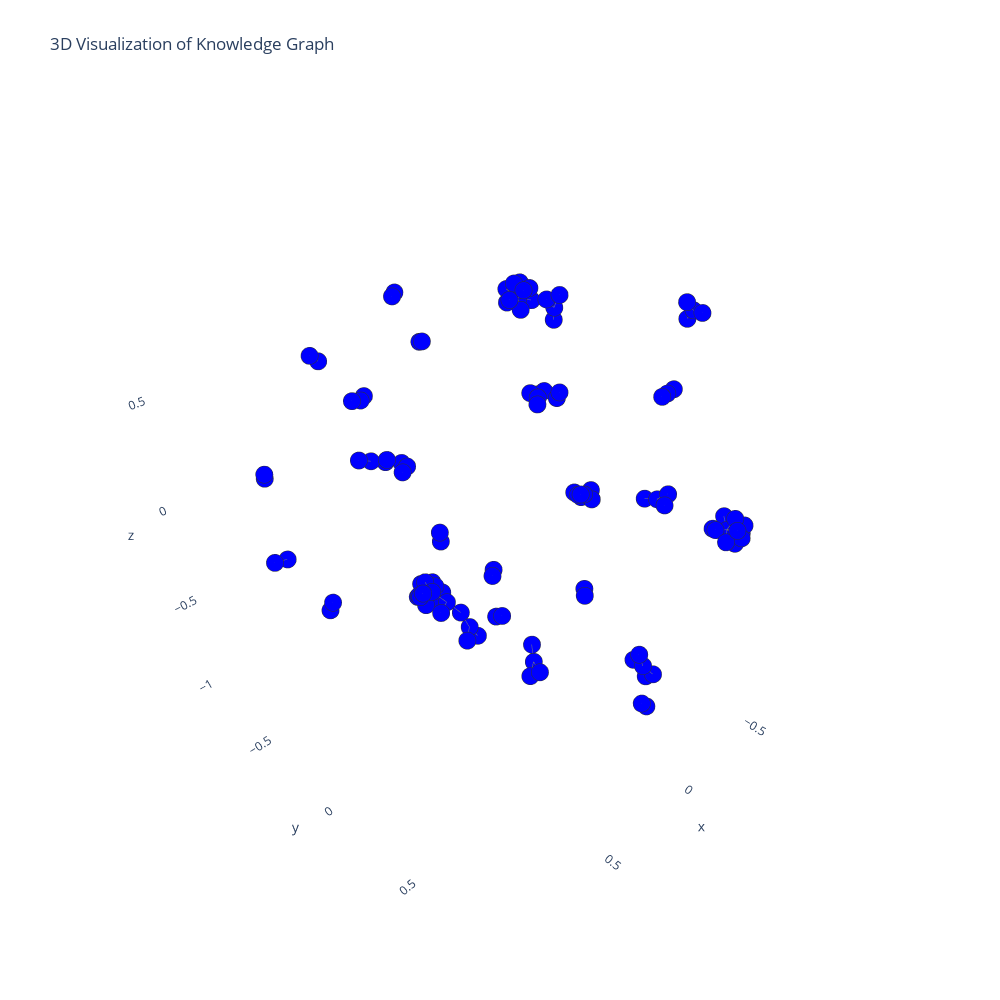

Write notebook code for a chart like this one.
### Code cell
import plotly.graph_objects as go
import networkx as nx 

# Assuming `index` contains the NetworkX graph
g = index.get_networkx_graph()

# Convert NetworkX graph to Plotly graph
pos = nx.spring_layout(g, dim=3)
node_x = [pos[node][0] for node in g.nodes()]
node_y = [pos[node][1] for node in g.nodes()]
node_z = [pos[node][2] for node in g.nodes()]

# Define edge traces
edge_traces = []
for edge in g.edges():
    x0, y0, z0 = pos[edge[0]]
    x1, y1, z1 = pos[edge[1]]
    edge_trace = go.Scatter3d(
        x=[x0, x1, None],
        y=[y0, y1, None],
        z=[z0, z1, None],
        mode='lines',
        line=dict(color='rgb(125,125,125)', width=1),
        hoverinfo='none'
    )
    edge_traces.append(edge_trace)

# Define node trace
node_trace = go.Scatter3d(
    x=node_x,
    y=node_y,
    z=node_z,
    mode='markers',
    name='actors',
    marker=dict(
        symbol='circle',
        size=6,
        color='blue',  # You can customize node color here
        colorscale='Viridis',
        line=dict(color='rgb(50,50,50)', width=0.5)
    ),
    text=[str(node) for node in g.nodes()],
    hoverinfo='text'
)

# Create figure
fig = go.Figure(data=edge_traces + [node_trace])

# Set layout
fig.update_layout(
    title="3D Visualization of Knowledge Graph",
    width=1000,
    height=1000,
    showlegend=False,
    scene=dict(
        xaxis=dict(showbackground=False),
        yaxis=dict(showbackground=False),
        zaxis=dict(showbackground=False),
    ),
    margin=dict(t=100),
    hovermode='closest',
)

# Show plot
fig.show()

### Figure 1 — Plotly figure (JSON) as saved in the notebook; plotly's stock layout.template omitted (floating-point values rounded to 4 significant figures)
{"data": [{"hoverinfo": "none", "line": {"color": "rgb(125,125,125)", "width": 1}, "mode": "lines", "type": "scatter3d", "x": [0.1987, 0.1542, null], "y": [-0.4057, -0.374, null], "z": [-0.6736, -0.6824, null]}, {"hoverinfo": "none", "line": {"color": "rgb(125,125,125)", "width": 1}, "mode": "lines", "type": "scatter3d", "x": [0.1987, 0.2095, null], "y": [-0.4057, -0.4277, null], "z": [-0.6736, -0.7408, null]}, {"hoverinfo": "none", "line": {"color": "rgb(125,125,125)", "width": 1}, "mode": "lines", "type": "scatter3d", "x": [0.1987, 0.1555, null], "y": [-0.4057, -0.4412, null], "z": [-0.6736, -0.6589, null]}, {"hoverinfo": "none", "line": {"color": "rgb(125,125,125)", "width": 1}, "mode": "lines", "type": "scatter3d", "x": [0.1987, 0.2554, null], "y": [-0.4057, -0.425, null], "z": [-0.6736, -0.6734, null]}, {"hoverinfo": "none", "line": {"color": "rgb(125,125,125)", "width": 1}, "mode": "lines", "type": "scatter3d", "x": [0.1987, 0.2437, null], "y": [-0.4057, -0.39, null], "z": [-0.6736, -0.7173, null]}, {"hoverinfo": "none", "line": {"color": "rgb(125,125,125)", "width": 1}, "mode": "lines", "type": "scatter3d", "x": [0.1987, 0.1934, null], "y": [-0.4057, -0.3761, null], "z": [-0.6736, -0.6225, null]}, {"hoverinfo": "none", "line": {"color": "rgb(125,125,125)", "width": 1}, "mode": "lines", "type": "scatter3d", "x": [0.1987, 0.211, null], "y": [-0.4057, -0.4574, null], "z": [-0.6736, -0.6464, null]}, {"hoverinfo": "none", "line": {"color": "rgb(125,125,125)", "width": 1}, "mode": "lines", "type": "scatter3d", "x": [0.1987, 0.2043, null], "y": [-0.4057, -0.3613, null], "z": [-0.6736, -0.7127, null]}, {"hoverinfo": "none", "line": {"color": "rgb(125,125,125)", "width": 1}, "mode": "lines", "type": "scatter3d", "x": [0.1987, 0.1944, null], "y": [-0.4057, -0.465, null], "z": [-0.6736, -0.7086, null]}, {"hoverinfo": "none", "line": {"color": "rgb(125,125,125)", "width": 1}, "mode": "lines", "type": "scatter3d", "x": [0.1987, 0.1592, null], "y": [-0.4057, -0.4186, null], "z": [-0.6736, -0.7209, null]}, {"hoverinfo": "none", "line": {"color": "rgb(125,125,125)", "width": 1}, "mode": "lines", "type": "scatter3d", "x": [0.1987, 0.2475, null], "y": [-0.4057, -0.4432, null], "z": [-0.6736, -0.6959, null]}, {"hoverinfo": "none", "line": {"color": "rgb(125,125,125)", "width": 1}, "mode": "lines", "type": "scatter3d", "x": [0.2554, 0.2475, null], "y": [-0.425, -0.4432, null], "z": [-0.6734, -0.6959, null]}, {"hoverinfo": "none", "line": {"color": "rgb(125,125,125)", "width": 1}, "mode": "lines", "type": "scatter3d", "x": [-0.03993, -0.04322, null], "y": [0.09933, 0.09565, null], "z": [0.8423, 0.7921, null]}, {"hoverinfo": "none", "line": {"color": "rgb(125,125,125)", "width": 1}, "mode": "lines", "type": "scatter3d", "x": [-0.03993, -0.02502, null], "y": [0.09933, 0.07313, null], "z": [0.8423, 0.8709, null]}, {"hoverinfo": "none", "line": {"color": "rgb(125,125,125)", "width": 1}, "mode": "lines", "type": "scatter3d", "x": [-0.03993, -0.04302, null], "y": [0.09933, 0.12, null], "z": [0.8423, 0.8971, null]}, {"hoverinfo": "none", "line": {"color": "rgb(125,125,125)", "width": 1}, "mode": "lines", "type": "scatter3d", "x": [0.4295, 0.459, null], "y": [0.05836, 0.007683, null], "z": [-0.3709, -0.3277, null]}, {"hoverinfo": "none", "line": {"color": "rgb(125,125,125)", "width": 1}, "mode": "lines", "type": "scatter3d", "x": [0.4295, 0.4252, null], "y": [0.05836, 0.1056, null], "z": [-0.3709, -0.4233, null]}, {"hoverinfo": "none", "line": {"color": "rgb(125,125,125)", "width": 1}, "mode": "lines", "type": "scatter3d", "x": [0.459, 0.5012, null], "y": [0.007683, 0.01765, null], "z": [-0.3277, -0.354, null]}, {"hoverinfo": "none", "line": {"color": "rgb(125,125,125)", "width": 1}, "mode": "lines", "type": "scatter3d", "x": [0.459, 0.4898, null], "y": [0.007683, -0.04647, null], "z": [-0.3277, -0.2862, null]}, {"hoverinfo": "none", "line": {"color": "rgb(125,125,125)", "width": 1}, "mode": "lines", "type": "scatter3d", "x": [0.4252, 0.412, null], "y": [0.1056, 0.1401, null], "z": [-0.4233, -0.4578, null]}, {"hoverinfo": "none", "line": {"color": "rgb(125,125,125)", "width": 1}, "mode": "lines", "type": "scatter3d", "x": [0.4252, 0.4593, null], "y": [0.1056, 0.1265, null], "z": [-0.4233, -0.4633, null]}, {"hoverinfo": "none", "line": {"color": "rgb(125,125,125)", "width": 1}, "mode": "lines", "type": "scatter3d", "x": [0.4898, 0.5301, null], "y": [-0.04647, -0.07656, null], "z": [-0.2862, -0.3081, null]}, {"hoverinfo": "none", "line": {"color": "rgb(125,125,125)", "width": 1}, "mode": "lines", "type": "scatter3d", "x": [0.4898, 0.4914, null], "y": [-0.04647, -0.08557, null], "z": [-0.2862, -0.2569, null]}, {"hoverinfo": "none", "line": {"color": "rgb(125,125,125)", "width": 1}, "mode": "lines", "type": "scatter3d", "x": [0.4898, 0.5383, null], "y": [-0.04647, -0.0462, null], "z": [-0.2862, -0.2659, null]}, {"hoverinfo": "none", "line": {"color": "rgb(125,125,125)", "width": 1}, "mode": "lines", "type": "scatter3d", "x": [0.839, 0.8457, null], "y": [-0.6259, -0.612, null], "z": [0.1624, 0.1914, null]}, {"hoverinfo": "none", "line": {"color": "rgb(125,125,125)", "width": 1}, "mode": "lines", "type": "scatter3d", "x": [-0.6277, -0.5794, null], "y": [-0.511, -0.4679, null], "z": [0.003638, 0.00102, null]}, {"hoverinfo": "none", "line": {"color": "rgb(125,125,125)", "width": 1}, "mode": "lines", "type": "scatter3d", "x": [-0.6277, -0.6688, null], "y": [-0.511, -0.5507, null], "z": [0.003638, -0.01028, null]}, {"hoverinfo": "none", "line": {"color": "rgb(125,125,125)", "width": 1}, "mode": "lines", "type": "scatter3d", "x": [-0.6277, -0.6191, null], "y": [-0.511, -0.5537, null], "z": [0.003638, 0.01438, null]}, {"hoverinfo": "none", "line": {"color": "rgb(125,125,125)", "width": 1}, "mode": "lines", "type": "scatter3d", "x": [-0.6277, -0.6782, null], "y": [-0.511, -0.5164, null], "z": [0.003638, 0.01783, null]}, {"hoverinfo": "none", "line": {"color": "rgb(125,125,125)", "width": 1}, "mode": "lines", "type": "scatter3d", "x": [0.2787, 0.2951, null], "y": [0.408, 0.4334, null], "z": [0.7099, 0.7477, null]}, {"hoverinfo": "none", "line": {"color": "rgb(125,125,125)", "width": 1}, "mode": "lines", "type": "scatter3d", "x": [-0.2069, -0.2002, null], "y": [0.5499, 0.5276, null], "z": [-0.7743, -0.7159, null]}, {"hoverinfo": "none", "line": {"color": "rgb(125,125,125)", "width": 1}, "mode": "lines", "type": "scatter3d", "x": [-0.2069, -0.1889, null], "y": [0.5499, 0.5078, null], "z": [-0.7743, -0.7524, null]}, {"hoverinfo": "none", "line": {"color": "rgb(125,125,125)", "width": 1}, "mode": "lines", "type": "scatter3d", "x": [-0.2069, -0.224, null], "y": [0.5499, 0.5956, null], "z": [-0.7743, -0.8055, null]}, {"hoverinfo": "none", "line": {"color": "rgb(125,125,125)", "width": 1}, "mode": "lines", "type": "scatter3d", "x": [-0.2069, -0.2129, null], "y": [0.5499, 0.5661, null], "z": [-0.7743, -0.8309, null]}, {"hoverinfo": "none", "line": {"color": "rgb(125,125,125)", "width": 1}, "mode": "lines", "type": "scatter3d", "x": [0.05574, 0.0782, null], "y": [0.7041, 0.7531, null], "z": [0.33, 0.3388, null]}, {"hoverinfo": "none", "line": {"color": "rgb(125,125,125)", "width": 1}, "mode": "lines", "type": "scatter3d", "x": [0.05574, 0.04441, null], "y": [0.7041, 0.6427, null], "z": [0.33, 0.2974, null]}, {"hoverinfo": "none", "line": {"color": "rgb(125,125,125)", "width": 1}, "mode": "lines", "type": "scatter3d", "x": [0.05574, 0.04963, null], "y": [0.7041, 0.7435, null], "z": [0.33, 0.3679, null]}, {"hoverinfo": "none", "line": {"color": "rgb(125,125,125)", "width": 1}, "mode": "lines", "type": "scatter3d", "x": [0.1313, 0.1649, null], "y": [-0.8856, -0.8674, null], "z": [0.1599, 0.1574, null]}, {"hoverinfo": "none", "line": {"color": "rgb(125,125,125)", "width": 1}, "mode": "lines", "type": "scatter3d", "x": [0.1649, 0.2004, null], "y": [-0.8674, -0.8845, null], "z": [0.1574, 0.1613, null]}, {"hoverinfo": "none", "line": {"color": "rgb(125,125,125)", "width": 1}, "mode": "lines", "type": "scatter3d", "x": [0.5872, 0.6247, null], "y": [0.4129, 0.4455, null], "z": [0.1454, 0.1575, null]}, {"hoverinfo": "none", "line": {"color": "rgb(125,125,125)", "width": 1}, "mode": "lines", "type": "scatter3d", "x": [1, 0.9547, null], "y": [-0.364, -0.3448, null], "z": [-0.02689, -0.02491, null]}, {"hoverinfo": "none", "line": {"color": "rgb(125,125,125)", "width": 1}, "mode": "lines", "type": "scatter3d", "x": [-0.3404, -0.3265, null], "y": [0.08259, 0.09905, null], "z": [-0.6833, -0.7079, null]}, {"hoverinfo": "none", "line": {"color": "rgb(125,125,125)", "width": 1}, "mode": "lines", "type": "scatter3d", "x": [0.9772, 0.9627, null], "y": [-0.05413, -0.05289, null], "z": [-0.09064, -0.06107, null]}, {"hoverinfo": "none", "line": {"color": "rgb(125,125,125)", "width": 1}, "mode": "lines", "type": "scatter3d", "x": [0.7775, 0.7808, null], "y": [0.3532, 0.36, null], "z": [0.377, 0.3452, null]}, {"hoverinfo": "none", "line": {"color": "rgb(125,125,125)", "width": 1}, "mode": "lines", "type": "scatter3d", "x": [0.6989, 0.7406, null], "y": [-0.0152, -0.04307, null], "z": [0.452, 0.4621, null]}, {"hoverinfo": "none", "line": {"color": "rgb(125,125,125)", "width": 1}, "mode": "lines", "type": "scatter3d", "x": [0.6989, 0.7141, null], "y": [-0.0152, 0.01358, null], "z": [0.452, 0.4814, null]}, {"hoverinfo": "none", "line": {"color": "rgb(125,125,125)", "width": 1}, "mode": "lines", "type": "scatter3d", "x": [0.7406, 0.7762, null], "y": [-0.04307, -0.06542, null], "z": [0.4621, 0.4713, null]}, {"hoverinfo": "none", "line": {"color": "rgb(125,125,125)", "width": 1}, "mode": "lines", "type": "scatter3d", "x": [-0.7181, -0.7425, null], "y": [-0.3, -0.3459, null], "z": [-0.511, -0.5298, null]}, {"hoverinfo": "none", "line": {"color": "rgb(125,125,125)", "width": 1}, "mode": "lines", "type": "scatter3d", "x": [-0.7181, -0.7604, null], "y": [-0.3, -0.3138, null], "z": [-0.511, -0.5521, null]}, {"hoverinfo": "none", "line": {"color": "rgb(125,125,125)", "width": 1}, "mode": "lines", "type": "scatter3d", "x": [-0.7181, -0.7012, null], "y": [-0.3, -0.2473, null], "z": [-0.511, -0.475, null]}, {"hoverinfo": "none", "line": {"color": "rgb(125,125,125)", "width": 1}, "mode": "lines", "type": "scatter3d", "x": [-0.1521, -0.1683, null], "y": [-0.3225, -0.296, null], "z": [-0.9927, -0.9821, null]}, {"hoverinfo": "none", "line": {"color": "rgb(125,125,125)", "width": 1}, "mode": "lines", "type": "scatter3d", "x": [0.1981, 0.1778, null], "y": [0.8342, 0.8435, null], "z": [-0.5009, -0.5248, null]}, {"hoverinfo": "none", "line": {"color": "rgb(125,125,125)", "width": 1}, "mode": "lines", "type": "scatter3d", "x": [-0.7012, -0.7309, null], "y": [-0.2473, -0.2193, null], "z": [-0.475, -0.5057, null]}, {"hoverinfo": "none", "line": {"color": "rgb(125,125,125)", "width": 1}, "mode": "lines", "type": "scatter3d", "x": [-0.7012, -0.7584, null], "y": [-0.2473, -0.2509, null], "z": [-0.475, -0.4774, null]}, {"hoverinfo": "none", "line": {"color": "rgb(125,125,125)", "width": 1}, "mode": "lines", "type": "scatter3d", "x": [-0.7012, -0.6488, null], "y": [-0.2473, -0.2261, null], "z": [-0.475, -0.4392, null]}, {"hoverinfo": "none", "line": {"color": "rgb(125,125,125)", "width": 1}, "mode": "lines", "type": "scatter3d", "x": [-0.7178, -0.6807, null], "y": [0.172, 0.173, null], "z": [0.2532, 0.2519, null]}, {"hoverinfo": "none", "line": {"color": "rgb(125,125,125)", "width": 1}, "mode": "lines", "type": "scatter3d", "x": [-0.7178, -0.7595, null], "y": [0.172, 0.1753, null], "z": [0.2532, 0.2599, null]}, {"hoverinfo": "none", "line": {"color": "rgb(125,125,125)", "width": 1}, "mode": "lines", "type": "scatter3d", "x": [0.7476, 0.7231, null], "y": [-0.339, -0.3267, null], "z": [0.7698, 0.7441, null]}, {"hoverinfo": "none", "line": {"color": "rgb(125,125,125)", "width": 1}, "mode": "lines", "type": "scatter3d", "x": [-0.05817, -0.0303, null], "y": [-0.8534, -0.8365, null], "z": [0.6118, 0.6071, null]}, {"hoverinfo": "none", "line": {"color": "rgb(125,125,125)", "width": 1}, "mode": "lines", "type": "scatter3d", "x": [0.4483, 0.4599, null], "y": [-0.09504, -0.06785, null], "z": [0.8049, 0.8194, null]}, {"hoverinfo": "none", "line": {"color": "rgb(125,125,125)", "width": 1}, "mode": "lines", "type": "scatter3d", "x": [-0.3247, -0.305, null], "y": [-0.3584, -0.3247, null], "z": [0.6532, 0.6185, null]}, {"hoverinfo": "none", "line": {"color": "rgb(125,125,125)", "width": 1}, "mode": "lines", "type": "scatter3d", "x": [-0.3247, -0.304, null], "y": [-0.3584, -0.405, null], "z": [0.6532, 0.6268, null]}, {"hoverinfo": "none", "line": {"color": "rgb(125,125,125)", "width": 1}, "mode": "lines", "type": "scatter3d", "x": [-0.3247, -0.3149, null], "y": [-0.3584, -0.375, null], "z": [0.6532, 0.7179, null]}, {"hoverinfo": "none", "line": {"color": "rgb(125,125,125)", "width": 1}, "mode": "lines", "type": "scatter3d", "x": [-0.3247, -0.2688, null], "y": [-0.3584, -0.3556, null], "z": [0.6532, 0.6642, null]}, {"hoverinfo": "none", "line": {"color": "rgb(125,125,125)", "width": 1}, "mode": "lines", "type": "scatter3d", "x": [-0.3247, -0.3641, null], "y": [-0.3584, -0.3794, null], "z": [0.6532, 0.6161, null]}, {"hoverinfo": "none", "line": {"color": "rgb(125,125,125)", "width": 1}, "mode": "lines", "type": "scatter3d", "x": [-0.3247, -0.3186, null], "y": [-0.3584, -0.3228, null], "z": [0.6532, 0.7019, null]}, {"hoverinfo": "none", "line": {"color": "rgb(125,125,125)", "width": 1}, "mode": "lines", "type": "scatter3d", "x": [-0.3247, -0.3688, null], "y": [-0.3584, -0.323, null], "z": [0.6532, 0.6427, null]}, {"hoverinfo": "none", "line": {"color": "rgb(125,125,125)", "width": 1}, "mode": "lines", "type": "scatter3d", "x": [-0.3247, -0.3621, null], "y": [-0.3584, -0.3871, null], "z": [0.6532, 0.7058, null]}, {"hoverinfo": "none", "line": {"color": "rgb(125,125,125)", "width": 1}, "mode": "lines", "type": "scatter3d", "x": [-0.3247, -0.3086, null], "y": [-0.3584, -0.4132, null], "z": [0.6532, 0.684, null]}, {"hoverinfo": "none", "line": {"color": "rgb(125,125,125)", "width": 1}, "mode": "lines", "type": "scatter3d", "x": [-0.3247, -0.3741, null], "y": [-0.3584, -0.3416, null], "z": [0.6532, 0.6902, null]}, {"hoverinfo": "none", "line": {"color": "rgb(125,125,125)", "width": 1}, "mode": "lines", "type": "scatter3d", "x": [-0.3247, -0.3656, null], "y": [-0.3584, -0.4097, null], "z": [0.6532, 0.6647, null]}, {"hoverinfo": "none", "line": {"color": "rgb(125,125,125)", "width": 1}, "mode": "lines", "type": "scatter3d", "x": [-0.04809, -0.05921, null], "y": [-0.8305, -0.8853, null], "z": [-0.2761, -0.2851, null]}, {"hoverinfo": "none", "line": {"color": "rgb(125,125,125)", "width": 1}, "mode": "lines", "type": "scatter3d", "x": [-0.04809, -0.0193, null], "y": [-0.8305, -0.8322, null], "z": [-0.2761, -0.2979, null]}, {"hoverinfo": "none", "line": {"color": "rgb(125,125,125)", "width": 1}, "mode": "lines", "type": "scatter3d", "x": [-0.4375, -0.4533, null], "y": [0.7232, 0.7424, null], "z": [-0.05262, 0.004548, null]}, {"hoverinfo": "none", "line": {"color": "rgb(125,125,125)", "width": 1}, "mode": "lines", "type": "scatter3d", "x": [-0.4375, -0.4915, null], "y": [0.7232, 0.7613, null], "z": [-0.05262, -0.07708, null]}, {"hoverinfo": "none", "line": {"color": "rgb(125,125,125)", "width": 1}, "mode": "lines", "type": "scatter3d", "x": [-0.4375, -0.4624, null], "y": [0.7232, 0.7116, null], "z": [-0.05262, -0.1063, null]}, {"hoverinfo": "none", "line": {"color": "rgb(125,125,125)", "width": 1}, "mode": "lines", "type": "scatter3d", "x": [-0.4375, -0.444, null], "y": [0.7232, 0.7648, null], "z": [-0.05262, -0.104, null]}, {"hoverinfo": "none", "line": {"color": "rgb(125,125,125)", "width": 1}, "mode": "lines", "type": "scatter3d", "x": [-0.4375, -0.4198, null], "y": [0.7232, 0.6667, null], "z": [-0.05262, -0.0666, null]}, {"hoverinfo": "none", "line": {"color": "rgb(125,125,125)", "width": 1}, "mode": "lines", "type": "scatter3d", "x": [-0.4375, -0.4216, null], "y": [0.7232, 0.778, null], "z": [-0.05262, -0.0203, null]}, {"hoverinfo": "none", "line": {"color": "rgb(125,125,125)", "width": 1}, "mode": "lines", "type": "scatter3d", "x": [-0.4375, -0.4856, null], "y": [0.7232, 0.7707, null], "z": [-0.05262, -0.0305, null]}, {"hoverinfo": "none", "line": {"color": "rgb(125,125,125)", "width": 1}, "mode": "lines", "type": "scatter3d", "x": [-0.4375, -0.3853, null], "y": [0.7232, 0.7007, null], "z": [-0.05262, -0.03819, null]}, {"hoverinfo": "none", "line": {"color": "rgb(125,125,125)", "width": 1}, "mode": "lines", "type": "scatter3d", "x": [-0.4375, -0.4423, null], "y": [0.7232, 0.791, null], "z": [-0.05262, -0.06162, null]}, {"hoverinfo": "none", "line": {"color": "rgb(125,125,125)", "width": 1}, "mode": "lines", "type": "scatter3d", "x": [-0.4375, -0.4986, null], "y": [0.7232, 0.7099, null], "z": [-0.05262, -0.05356, null]}, {"hoverinfo": "none", "line": {"color": "rgb(125,125,125)", "width": 1}, "mode": "lines", "type": "scatter3d", "x": [-0.4375, -0.3909, null], "y": [0.7232, 0.7535, null], "z": [-0.05262, -0.07463, null]}, {"hoverinfo": "none", "line": {"color": "rgb(125,125,125)", "width": 1}, "mode": "lines", "type": "scatter3d", "x": [-0.4375, -0.4594, null], "y": [0.7232, 0.6876, null], "z": [-0.05262, -0.01333, null]}, {"hoverinfo": "none", "line": {"color": "rgb(125,125,125)", "width": 1}, "mode": "lines", "type": "scatter3d", "x": [0.5685, 0.5912, null], "y": [0.5993, 0.6511, null], "z": [-0.1861, -0.1864, null]}, {"hoverinfo": "none", "line": {"color": "rgb(125,125,125)", "width": 1}, "mode": "lines", "type": "scatter3d", "x": [0.5685, 0.5203, null], "y": [0.5993, 0.544, null], "z": [-0.1861, -0.1698, null]}, {"hoverinfo": "none", "line": {"color": "rgb(125,125,125)", "width": 1}, "mode": "lines", "type": "scatter3d", "x": [0.5685, 0.6132, null], "y": [0.5993, 0.6252, null], "z": [-0.1861, -0.2086, null]}, {"hoverinfo": "none", "line": {"color": "rgb(125,125,125)", "width": 1}, "mode": "lines", "type": "scatter3d", "x": [-0.5641, -0.5576, null], "y": [0.3555, 0.3359, null], "z": [0.7481, 0.7082, null]}, {"hoverinfo": "none", "line": {"color": "rgb(125,125,125)", "width": 1}, "mode": "lines", "type": "scatter3d", "x": [-0.5641, -0.5652, null], "y": [0.3555, 0.3962, null], "z": [0.7481, 0.7495, null]}, {"hoverinfo": "none", "line": {"color": "rgb(125,125,125)", "width": 1}, "mode": "lines", "type": "scatter3d", "x": [-0.5641, -0.5523, null], "y": [0.3555, 0.3293, null], "z": [0.7481, 0.7773, null]}, {"hoverinfo": "text", "marker": {"color": "blue", "colorscale": [[0, "#440154"], [0.1111, "#482878"], [0.2222, "#3e4989"], [0.3333, "#31688e"], [0.4444, "#26828e"], [0.5556, "#1f9e89"], [0.6667, "#35b779"], [0.7778, "#6ece58"], [0.8889, "#b5de2b"], [1, "#fde725"]], "line": {"color": "rgb(50,50,50)", "width": 0.5}, "size": 6, "symbol": "circle"}, "mode": "markers", "name": "actors", "text": ["Alaska", "Mentoring organization in google summer of code", "Stable open-source projects in production use in research and relatively young projects", "The 49th state", "Stable open-source projects in production use in research", "Relatively young projects", "Mentors who have participated in several gsoc instances over the past several years", "Active in open-source software development spanning decades", "49th state", "Home to", "By road network", "Anchorage", "A vibrant open-source community", "The largest city in alaska", "Vibrant open-source community", "Alaska developer alliance", "Part of alaska", "Part of", "Uaa", "Uaf", "Created deep learning models to detect forest fires in an image", "Deep learning models for forest fire detection", "World leader in research and education in the arctic and alaska", "2019 annual report of the national science foundation", "Released", "We", "The project", "Provide a simple and efficient way to manage and deploy docker containers on kubernetes", "Automatic container scaling", "Self-healing", "Develop a new algorithm for image segmentation using deep learning techniques", "University of alaska anchorage", "University of alaska fairbanks", "Gsoc initiative", "Organized and funded by google", "Projects", "Healthcare", "Climate science", "Polar science", "Research fields critical to the circumpolar north and the rest of the world", "Contributor guidelines", "Application details", "You on the right track", "Standard application template", "Automated coastline extraction", "Erosion modeling in alaska", "Automated glacier outlines extraction", "Glacier mass balance modeling in alaska", "Automated sea ice concentration extraction", "Sea ice thickness modeling in alaska", "Automated snow cover extraction", "Snow water equivalent modeling in alaska", "Automated land cover extraction", "Land cover change modeling in alaska", "Automated forest cover extraction", "Forest carbon modeling in alaska", "Arctic", "Increased rates of coastal erosion", "Rapidly warming", "Alaska communities", "Climate change", "At the frontline of climate change", "Coastline extraction", "Feature extraction", "Glacier outlines in alaska", "Glaciers", "An important component of the earth's climate system", "Automated coastline extraction for erosion modeling in alaska", "Research component", "Frank witmer", "Critical for communities to mitigate and adapt to changes", "Rapidly warming arctic", "Current modeling approaches", "Historical coastline positions", "Dynamic effects", "2018-19 flu season", "Bad one", "Coastline change", "Communities", "Modeling approaches", "Simple linear model", "Current status", "Initial model and pipeline", "Simple normalized difference water index thresholding technique and deepwatermap algorithm", "An initial model and pipeline", "Automatically extract coastlines from planetlabs imagery", "A simple normalized difference water index thresholding technique and a more complex deepwatermap algorithm", "Experimental", "Osparc-control", "File-sharing based concore protocol", "Not existent", "Not existent in our open-source frameworks", "Unknown", "Deepwatermap algorithm", "Finer resolution satellite imagery and two sets of labeled training data", "Re-trained using finer resolution satellite imagery and two sets of labeled training data", "Expected outcomes", "Finished model with high accuracy", "Vectorized coastline representation", "Planetlabs satellite imagery", "Several approaches", "Several approaches to implementing such album features exist", "Streamlined measurements", "Periodically across several probes", "More generalized measurement", "Virtual router", "Dynamically influences network scheduling decisions", "Network path changes with time", "Easy-to-use open-source matlab dicom processing framework", "Cdc", "37 children deaths from the flu so far this season", "Flu vaccine", "Getting vaccinated by the end of october", "Coastlines", "Digitization", "Automatic extraction", "High accuracy model"], "type": "scatter3d", "x": [0.1987, 0.1542, 0.2095, 0.1555, 0.2554, 0.2437, 0.1934, 0.211, 0.2043, 0.1944, 0.1592, -0.03993, -0.04322, -0.02502, -0.04302, 0.4295, 0.459, 0.4252, 0.5012, 0.4898, 0.5301, 0.4914, 0.5383, 0.839, 0.8457, 0.2475, -0.6277, -0.5794, -0.6688, -0.6191, -0.6782, 0.412, 0.4593, 0.2787, 0.2951, -0.2069, -0.2002, -0.1889, -0.224, -0.2129, 0.05574, 0.0782, 0.04441, 0.04963, 0.1313, 0.1649, 0.5872, 0.6247, 1, 0.9547, -0.3404, -0.3265, 0.9772, 0.9627, 0.7775, 0.7808, 0.6989, 0.7406, 0.7141, -0.7181, -0.7425, -0.7604, 0.2004, -0.1521, -0.1683, 0.1981, 0.1778, -0.7012, -0.7309, -0.7584, -0.6488, 0.7762, -0.7178, -0.6807, -0.7595, 0.7476, 0.7231, -0.05817, -0.0303, 0.4483, 0.4599, -0.3247, -0.305, -0.304, -0.3149, -0.2688, -0.3641, -0.3186, -0.3688, -0.3621, -0.3086, -0.3741, -0.3656, -0.04809, -0.05921, -0.0193, -0.4375, -0.4533, -0.4915, -0.4624, -0.444, -0.4198, -0.4216, -0.4856, -0.3853, -0.4423, -0.4986, -0.3909, -0.4594, 0.5685, 0.5912, 0.5203, 0.6132, -0.5641, -0.5576, -0.5652, -0.5523], "y": [-0.4057, -0.374, -0.4277, -0.4412, -0.425, -0.39, -0.3761, -0.4574, -0.3613, -0.465, -0.4186, 0.09933, 0.09565, 0.07313, 0.12, 0.05836, 0.007683, 0.1056, 0.01765, -0.04647, -0.07656, -0.08557, -0.0462, -0.6259, -0.612, -0.4432, -0.511, -0.4679, -0.5507, -0.5537, -0.5164, 0.1401, 0.1265, 0.408, 0.4334, 0.5499, 0.5276, 0.5078, 0.5956, 0.5661, 0.7041, 0.7531, 0.6427, 0.7435, -0.8856, -0.8674, 0.4129, 0.4455, -0.364, -0.3448, 0.08259, 0.09905, -0.05413, -0.05289, 0.3532, 0.36, -0.0152, -0.04307, 0.01358, -0.3, -0.3459, -0.3138, -0.8845, -0.3225, -0.296, 0.8342, 0.8435, -0.2473, -0.2193, -0.2509, -0.2261, -0.06542, 0.172, 0.173, 0.1753, -0.339, -0.3267, -0.8534, -0.8365, -0.09504, -0.06785, -0.3584, -0.3247, -0.405, -0.375, -0.3556, -0.3794, -0.3228, -0.323, -0.3871, -0.4132, -0.3416, -0.4097, -0.8305, -0.8853, -0.8322, 0.7232, 0.7424, 0.7613, 0.7116, 0.7648, 0.6667, 0.778, 0.7707, 0.7007, 0.791, 0.7099, 0.7535, 0.6876, 0.5993, 0.6511, 0.544, 0.6252, 0.3555, 0.3359, 0.3962, 0.3293], "z": [-0.6736, -0.6824, -0.7408, -0.6589, -0.6734, -0.7173, -0.6225, -0.6464, -0.7127, -0.7086, -0.7209, 0.8423, 0.7921, 0.8709, 0.8971, -0.3709, -0.3277, -0.4233, -0.354, -0.2862, -0.3081, -0.2569, -0.2659, 0.1624, 0.1914, -0.6959, 0.003638, 0.00102, -0.01028, 0.01438, 0.01783, -0.4578, -0.4633, 0.7099, 0.7477, -0.7743, -0.7159, -0.7524, -0.8055, -0.8309, 0.33, 0.3388, 0.2974, 0.3679, 0.1599, 0.1574, 0.1454, 0.1575, -0.02689, -0.02491, -0.6833, -0.7079, -0.09064, -0.06107, 0.377, 0.3452, 0.452, 0.4621, 0.4814, -0.511, -0.5298, -0.5521, 0.1613, -0.9927, -0.9821, -0.5009, -0.5248, -0.475, -0.5057, -0.4774, -0.4392, 0.4713, 0.2532, 0.2519, 0.2599, 0.7698, 0.7441, 0.6118, 0.6071, 0.8049, 0.8194, 0.6532, 0.6185, 0.6268, 0.7179, 0.6642, 0.6161, 0.7019, 0.6427, 0.7058, 0.684, 0.6902, 0.6647, -0.2761, -0.2851, -0.2979, -0.05262, 0.004548, -0.07708, -0.1063, -0.104, -0.0666, -0.0203, -0.0305, -0.03819, -0.06162, -0.05356, -0.07463, -0.01333, -0.1861, -0.1864, -0.1698, -0.2086, 0.7481, 0.7082, 0.7495, 0.7773]}], "layout": {"height": 1000, "hovermode": "closest", "margin": {"t": 100}, "scene": {"xaxis": {"showbackground": false}, "yaxis": {"showbackground": false}, "zaxis": {"showbackground": false}}, "showlegend": false, "title": {"text": "3D Visualization of Knowledge Graph"}, "width": 1000}}
